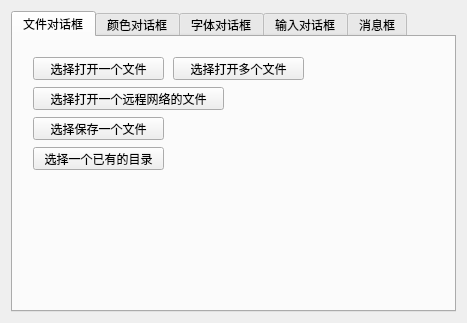
<?xml version="1.0" encoding="UTF-8"?>
<ui version="4.0">
 <class>StandardDialogDemoClass</class>
 <widget class="QWidget" name="StandardDialogDemoClass">
  <property name="geometry">
   <rect>
    <x>0</x>
    <y>0</y>
    <width>467</width>
    <height>323</height>
   </rect>
  </property>
  <property name="windowTitle">
   <string>StandardDialogDemo</string>
  </property>
  <layout class="QHBoxLayout" name="horizontalLayout">
   <item>
    <widget class="QTabWidget" name="tabWidget">
     <property name="currentIndex">
      <number>0</number>
     </property>
     <widget class="QWidget" name="tab">
      <attribute name="title">
       <string>文件对话框</string>
      </attribute>
      <widget class="QPushButton" name="btnOpenFile">
       <property name="geometry">
        <rect>
         <x>20</x>
         <y>20</y>
         <width>131</width>
         <height>23</height>
        </rect>
       </property>
       <property name="text">
        <string>选择打开一个文件</string>
       </property>
      </widget>
      <widget class="QPushButton" name="btnOpenFiles">
       <property name="geometry">
        <rect>
         <x>160</x>
         <y>20</y>
         <width>131</width>
         <height>23</height>
        </rect>
       </property>
       <property name="text">
        <string>选择打开多个文件</string>
       </property>
      </widget>
      <widget class="QPushButton" name="btnSaveFile">
       <property name="geometry">
        <rect>
         <x>20</x>
         <y>80</y>
         <width>131</width>
         <height>23</height>
        </rect>
       </property>
       <property name="text">
        <string>选择保存一个文件</string>
       </property>
      </widget>
      <widget class="QPushButton" name="btnSelDir">
       <property name="geometry">
        <rect>
         <x>20</x>
         <y>110</y>
         <width>131</width>
         <height>23</height>
        </rect>
       </property>
       <property name="text">
        <string>选择一个已有的目录</string>
       </property>
      </widget>
      <widget class="QPushButton" name="OpenFileUrl">
       <property name="geometry">
        <rect>
         <x>20</x>
         <y>50</y>
         <width>191</width>
         <height>23</height>
        </rect>
       </property>
       <property name="text">
        <string>选择打开一个远程网络的文件</string>
       </property>
      </widget>
     </widget>
     <widget class="QWidget" name="tab_2">
      <attribute name="title">
       <string>颜色对话框</string>
      </attribute>
      <widget class="QPushButton" name="btnPickColor">
       <property name="geometry">
        <rect>
         <x>20</x>
         <y>20</y>
         <width>131</width>
         <height>23</height>
        </rect>
       </property>
       <property name="text">
        <string>选择颜色</string>
       </property>
      </widget>
      <widget class="QPlainTextEdit" name="ptShowColor">
       <property name="geometry">
        <rect>
         <x>20</x>
         <y>50</y>
         <width>131</width>
         <height>101</height>
        </rect>
       </property>
       <property name="font">
        <font>
         <family>Aharoni</family>
         <pointsize>28</pointsize>
         <weight>75</weight>
         <bold>true</bold>
        </font>
       </property>
       <property name="plainText">
        <string>123456</string>
       </property>
      </widget>
     </widget>
     <widget class="QWidget" name="tab_3">
      <attribute name="title">
       <string>字体对话框</string>
      </attribute>
      <widget class="QPushButton" name="btnPickFont">
       <property name="geometry">
        <rect>
         <x>20</x>
         <y>20</y>
         <width>131</width>
         <height>23</height>
        </rect>
       </property>
       <property name="text">
        <string>选择字体</string>
       </property>
      </widget>
      <widget class="QPlainTextEdit" name="ptShowFont">
       <property name="geometry">
        <rect>
         <x>20</x>
         <y>50</y>
         <width>131</width>
         <height>101</height>
        </rect>
       </property>
       <property name="font">
        <font>
         <family>Aharoni</family>
         <pointsize>28</pointsize>
         <weight>75</weight>
         <bold>true</bold>
        </font>
       </property>
       <property name="plainText">
        <string>123456</string>
       </property>
      </widget>
     </widget>
     <widget class="QWidget" name="tab_4">
      <attribute name="title">
       <string>输入对话框</string>
      </attribute>
      <widget class="QPushButton" name="btnInputLine">
       <property name="geometry">
        <rect>
         <x>20</x>
         <y>20</y>
         <width>131</width>
         <height>23</height>
        </rect>
       </property>
       <property name="text">
        <string>输入单行文本</string>
       </property>
      </widget>
      <widget class="QPushButton" name="btnInputInt">
       <property name="geometry">
        <rect>
         <x>20</x>
         <y>50</y>
         <width>131</width>
         <height>23</height>
        </rect>
       </property>
       <property name="text">
        <string>输入整数</string>
       </property>
      </widget>
      <widget class="QPushButton" name="btnInputFloat">
       <property name="geometry">
        <rect>
         <x>160</x>
         <y>50</y>
         <width>131</width>
         <height>23</height>
        </rect>
       </property>
       <property name="text">
        <string>输入浮点数</string>
       </property>
      </widget>
      <widget class="QPushButton" name="btnGetItem">
       <property name="geometry">
        <rect>
         <x>20</x>
         <y>80</y>
         <width>131</width>
         <height>23</height>
        </rect>
       </property>
       <property name="text">
        <string>下拉框方式选择输入</string>
       </property>
      </widget>
      <widget class="QPushButton" name="btnInputLines">
       <property name="geometry">
        <rect>
         <x>160</x>
         <y>20</y>
         <width>131</width>
         <height>23</height>
        </rect>
       </property>
       <property name="text">
        <string>输入多行文本</string>
       </property>
      </widget>
      <widget class="QPlainTextEdit" name="ptShowInput">
       <property name="geometry">
        <rect>
         <x>20</x>
         <y>120</y>
         <width>271</width>
         <height>111</height>
        </rect>
       </property>
       <property name="font">
        <font>
         <family>Aharoni</family>
         <pointsize>28</pointsize>
         <weight>75</weight>
         <bold>true</bold>
        </font>
       </property>
      </widget>
     </widget>
     <widget class="QWidget" name="tab_5">
      <attribute name="title">
       <string>消息框</string>
      </attribute>
      <widget class="QPushButton" name="btnInfoMsg">
       <property name="geometry">
        <rect>
         <x>20</x>
         <y>20</y>
         <width>131</width>
         <height>23</height>
        </rect>
       </property>
       <property name="text">
        <string>信息提示对话框</string>
       </property>
      </widget>
      <widget class="QPushButton" name="btnQuestMsg">
       <property name="geometry">
        <rect>
         <x>20</x>
         <y>50</y>
         <width>131</width>
         <height>23</height>
        </rect>
       </property>
       <property name="text">
        <string>询问对话框</string>
       </property>
      </widget>
      <widget class="QPushButton" name="btnWarningMsg">
       <property name="geometry">
        <rect>
         <x>20</x>
         <y>80</y>
         <width>131</width>
         <height>23</height>
        </rect>
       </property>
       <property name="text">
        <string>警告提示对话框</string>
       </property>
      </widget>
      <widget class="QPushButton" name="btnCriticalMsg">
       <property name="geometry">
        <rect>
         <x>20</x>
         <y>110</y>
         <width>131</width>
         <height>23</height>
        </rect>
       </property>
       <property name="text">
        <string>错误提示对话框</string>
       </property>
      </widget>
      <widget class="QPushButton" name="btnAboutMsg">
       <property name="geometry">
        <rect>
         <x>20</x>
         <y>140</y>
         <width>131</width>
         <height>23</height>
        </rect>
       </property>
       <property name="text">
        <string>关于对话框</string>
       </property>
      </widget>
      <widget class="QPushButton" name="btnAboutQtMsg">
       <property name="geometry">
        <rect>
         <x>20</x>
         <y>170</y>
         <width>131</width>
         <height>23</height>
        </rect>
       </property>
       <property name="text">
        <string>关于QT对话框</string>
       </property>
      </widget>
     </widget>
    </widget>
   </item>
  </layout>
 </widget>
 <layoutdefault spacing="6" margin="11"/>
 <resources>
  <include location="StandardDialogDemo.qrc"/>
 </resources>
 <connections/>
</ui>
